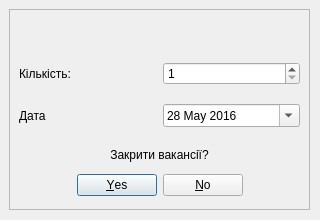
<?xml version="1.0" encoding="UTF-8"?>
<ui version="4.0">
 <class>Dialog_removeVacancy</class>
 <widget class="QDialog" name="Dialog_removeVacancy">
  <property name="geometry">
   <rect>
    <x>0</x>
    <y>0</y>
    <width>320</width>
    <height>220</height>
   </rect>
  </property>
  <property name="windowTitle">
   <string>Закрити вакансію</string>
  </property>
  <property name="modal">
   <bool>true</bool>
  </property>
  <widget class="QFrame" name="frame">
   <property name="geometry">
    <rect>
     <x>9</x>
     <y>9</y>
     <width>301</width>
     <height>201</height>
    </rect>
   </property>
   <property name="frameShape">
    <enum>QFrame::StyledPanel</enum>
   </property>
   <property name="frameShadow">
    <enum>QFrame::Raised</enum>
   </property>
   <widget class="QWidget" name="gridLayoutWidget">
    <property name="geometry">
     <rect>
      <x>10</x>
      <y>40</y>
      <width>281</width>
      <height>91</height>
     </rect>
    </property>
    <layout class="QGridLayout" name="gridLayout">
     <item row="1" column="1">
      <widget class="QDateEdit" name="procDate">
       <property name="calendarPopup">
        <bool>true</bool>
       </property>
       <property name="date">
        <date>
         <year>2016</year>
         <month>5</month>
         <day>28</day>
        </date>
       </property>
      </widget>
     </item>
     <item row="1" column="0">
      <widget class="QLabel" name="label_3">
       <property name="text">
        <string>Дата</string>
       </property>
      </widget>
     </item>
     <item row="0" column="1">
      <widget class="QSpinBox" name="vacCount">
       <property name="minimum">
        <number>1</number>
       </property>
      </widget>
     </item>
     <item row="0" column="0">
      <widget class="QLabel" name="label">
       <property name="text">
        <string>Кількість:</string>
       </property>
      </widget>
     </item>
    </layout>
   </widget>
   <widget class="QLabel" name="label_2">
    <property name="geometry">
     <rect>
      <x>10</x>
      <y>130</y>
      <width>281</width>
      <height>31</height>
     </rect>
    </property>
    <property name="text">
     <string>Закрити вакансії?</string>
    </property>
    <property name="alignment">
     <set>Qt::AlignCenter</set>
    </property>
   </widget>
   <widget class="QDialogButtonBox" name="buttonBox">
    <property name="geometry">
     <rect>
      <x>0</x>
      <y>160</y>
      <width>301</width>
      <height>32</height>
     </rect>
    </property>
    <property name="orientation">
     <enum>Qt::Horizontal</enum>
    </property>
    <property name="standardButtons">
     <set>QDialogButtonBox::No|QDialogButtonBox::Yes</set>
    </property>
    <property name="centerButtons">
     <bool>true</bool>
    </property>
   </widget>
   <widget class="QWidget" name="verticalLayoutWidget">
    <property name="geometry">
     <rect>
      <x>9</x>
      <y>10</y>
      <width>281</width>
      <height>31</height>
     </rect>
    </property>
    <layout class="QVBoxLayout" name="verticalLayout">
     <item>
      <widget class="QLabel" name="label_positName">
       <property name="text">
        <string/>
       </property>
      </widget>
     </item>
    </layout>
   </widget>
  </widget>
 </widget>
 <resources/>
 <connections>
  <connection>
   <sender>buttonBox</sender>
   <signal>accepted()</signal>
   <receiver>Dialog_removeVacancy</receiver>
   <slot>accept()</slot>
   <hints>
    <hint type="sourcelabel">
     <x>248</x>
     <y>254</y>
    </hint>
    <hint type="destinationlabel">
     <x>157</x>
     <y>274</y>
    </hint>
   </hints>
  </connection>
  <connection>
   <sender>buttonBox</sender>
   <signal>rejected()</signal>
   <receiver>Dialog_removeVacancy</receiver>
   <slot>reject()</slot>
   <hints>
    <hint type="sourcelabel">
     <x>316</x>
     <y>260</y>
    </hint>
    <hint type="destinationlabel">
     <x>286</x>
     <y>274</y>
    </hint>
   </hints>
  </connection>
 </connections>
</ui>
